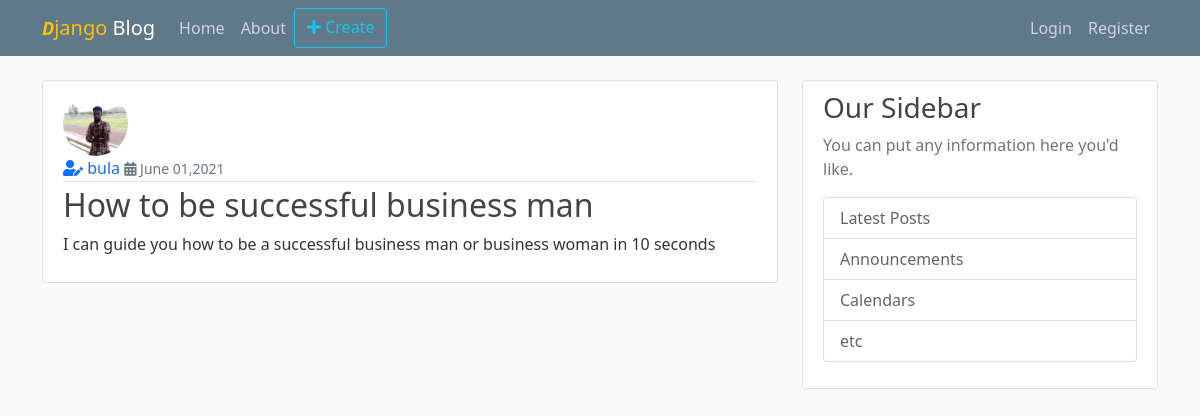
The page /post/22/ on the database its author committed.
### posts/models.py (models this page shows, shortened)
class Post(models.Model):
    title = models.CharField(max_length=255)
    content = models.TextField()
    date_posted = models.DateTimeField(auto_now_add=timezone.now())
    author = models.ForeignKey(User, on_delete=models.CASCADE)

### users/models.py (models this page shows, shortened)
class Profile(models.Model):
    user = models.OneToOneField(User, on_delete=models.CASCADE)
    image = models.ImageField(upload_to='profile_pics', default ='default.jpg')

### posts/views.py (the view)
# urls.py: path('post/<int:pk>/', views.PostDetailView.as_view(), name='post-detail'),
class PostDetailView(DetailView):
    model=Post

### posts/templates/posts/post_detail.html (shortened to what this page needs)
{% extends "posts/base.html" %}
{% block content %}
        <article class="media content-section">
          <img class="rounded-circle article-img" src="{{object.author.profile.image.url}}" alt="">
          <div class="media-body">
            <div class="article-metadata ">
              <a class="mr-2 " href="{% url 'user-posts' object.author.username %}"><i class="fas fa-user-edit"></i> {{ object.author }}</a>
              <small class="text-muted mr-5"><i class="fas fa-calendar-alt"></i> {{ object.date_posted|date:"F d,Y"}}</small>
            </div>
            <h2 class="article-title">{{ object.title }}</h2>
            <p class="article-content"> {{ object.content }}</p>
          </div>
        </article>
{% endblock content %}

### static/css/main.css (style rules this page uses)
body { background: #fafafa; color: #333333; margin-top: 5rem; }
h1, h2, h3, h4, h5, h6 { color: #444444; }
a { text-decoration: none; }
.content-section { background: #ffffff; padding: 10px 20px; border: 1px solid #dddddd; border-radius: 3px; margin-bottom: 20px; }
.article-title { color: #444444; }
.article-content { white-space: pre-line; }
.article-img { height: 65px; width: 65px; margin-right: 16px; }
.article-metadata { padding-bottom: 1px; margin-bottom: 4px; border-bottom: 1px solid #e3e3e3 }

### rows shown on the page
Post: author.profile.image (picture), author "bula", date_posted "June 01,2021", title "How to be successful business man", content "I can guide you how to be a successful business man or business woman in 10 seconds"
